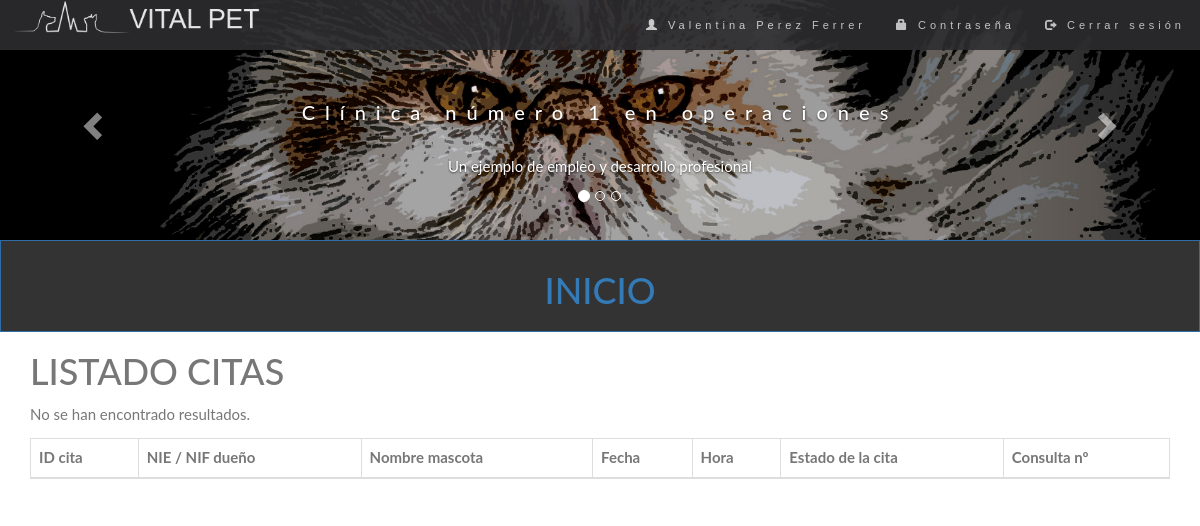
The app's page /VISTA/COMUN/vistaGestionCitas.php (signed in), older data.
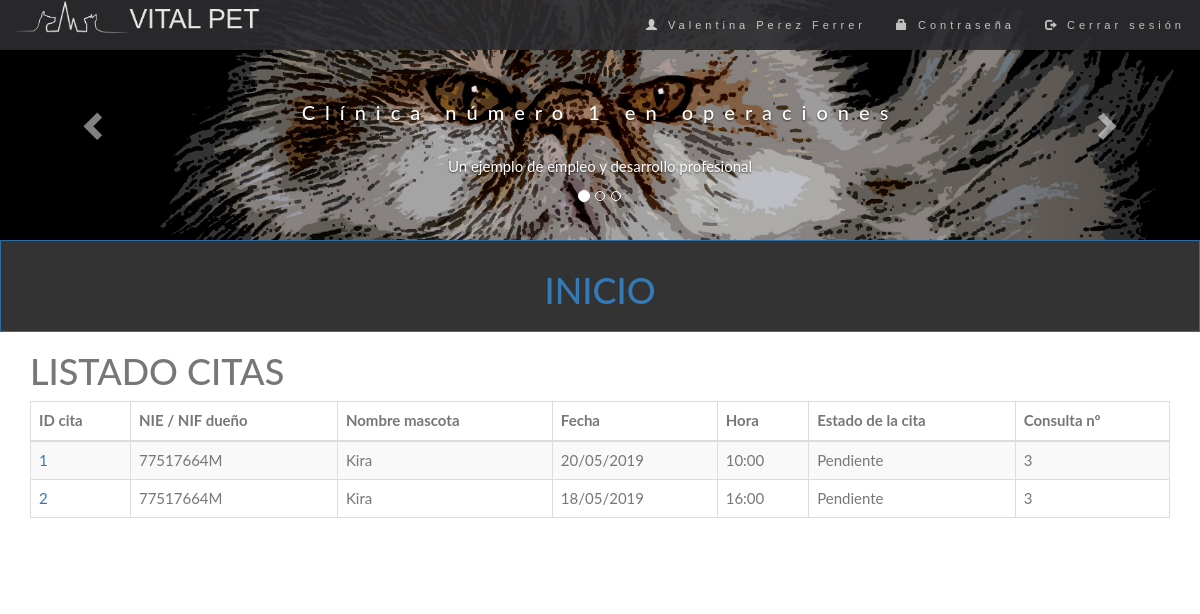
The same page, newer data.
### tables this page shows
CREATE TABLE `citas` (
  `id_cita` int(11) NOT NULL,
  `fecha_cita` date NOT NULL,
  `hora_cita` varchar(10) NOT NULL,
  `estado_cita` varchar(50) NOT NULL,
  `num_consulta` int(11) NOT NULL,
  `id_mascota` int(11) NOT NULL,
  `id_cliente` int(11) NOT NULL,
  `id_veterinario` int(11) NOT NULL
);

CREATE TABLE `usuarios` (
  `id_usuario` int(11) NOT NULL,
  `nombre_usuario` varchar(100) NOT NULL,
  `apellidos_usuario` varchar(100) NOT NULL,
  `dni_usuario` varchar(9) NOT NULL,
  `telefono_usuario` int(11) NOT NULL,
  `correo_usuario` varchar(100) NOT NULL,
  `fecna_usuario` date NOT NULL,
  `direccion_usuario` varchar(500) NOT NULL,
  `rol_usuario` varchar(20) NOT NULL,
  `pass_usuario` varchar(2000) NOT NULL
);

CREATE TABLE `mascotas` (
  `id_mascota` int(11) NOT NULL,
  `id_cliente` int(11) NOT NULL,
  `nombre_mascota` varchar(50) NOT NULL,
  `tipo_mascota` varchar(50) NOT NULL,
  `raza_mascota` varchar(50) NOT NULL,
  `sexo_mascota` varchar(50) NOT NULL,
  `fecna_mascota` date DEFAULT NULL,
  `peso_mascota` float NOT NULL
);

### BBDD/model.php (called while the page is built, shortened)
<?php
    class Model {
        private $conexion;
        function __construct ($host, $user, $pass, $nombreBase){
            $this->conexion = new mysqli($host, $user, $pass);
                $this->conexion->set_charset("utf8");
        }
        public function ejecutarConsulta($consulta){
            $resultado = null;
            if(isset($this->conexion)){
                $resultado = $this->conexion->stmt_init();
                $resultado->prepare($consulta);
                $resultado->execute();
            }
            return $resultado;
        }
        public function devolverConsultaArray($consulta){
            $resultadoConsulta = $this->ejecutarConsulta($consulta);
            $total = null;
                if($resultadoConsulta){
                    $resultado = $resultadoConsulta->get_result();
                }
                if($resultado){
                    $fila = $resultado->fetch_array();
                    while ($fila != null){
                        $total[] = $fila;
                        $fila = $resultado->fetch_array();
                    }
                }
                return $total;
        }
        public function visualizarCitasCliente($id){
            $consulta = "SELECT U.dni_usuario, C.id_cita, C.fecha_cita, C.hora_cita, C.estado_cita, C.num_consulta, M.id_mascota, M.nombre_mascota, C.id_cliente, C.id_veterinario
            FROM citas C
            JOIN usuarios U ON C.id_cliente = U.id_usuario
            JOIN mascotas M ON C.id_mascota = M.id_mascota
            WHERE estado_cita LIKE 'Pendiente' AND C.id_cliente = $id ";
            $resultado = $this->devolverConsultaArray($consulta);
            return $resultado;
        }
        public function visualizarCitasClientePaginacion($id, $inicio, $tamano_pagina){
            $consulta = "SELECT U.dni_usuario, C.id_cita, C.fecha_cita, C.hora_cita, C.estado_cita, C.num_consulta, M.id_mascota, M.nombre_mascota, C.id_cliente, C.id_veterinario
            FROM citas C
            JOIN usuarios U ON C.id_cliente = U.id_usuario
            JOIN mascotas M ON C.id_mascota = M.id_mascota
            WHERE estado_cita LIKE 'Pendiente' AND C.id_cliente = $id LIMIT ".$inicio."," . $tamano_pagina;
            $resultado = $this->devolverConsultaArray($consulta);
            return $resultado;
        }
    }
?>

### VISTA/COMUN/vistaGestionCitas.php (the view, shortened to what the changed rows need)
<?php
    if (isset($_GET["fecha"]) && isset($_GET["dni"]) && isset($_GET["estado"])) {
        $fecha = $_GET["fecha"];
        $dni = $_GET["dni"];
        $estado = $_GET["estado"];
    } else {
        $fecha = "";
        $dni = "";
        $estado = "";
    }
?>
<!DOCTYPE html>
<html lang="es">
  <head>
      <link rel="stylesheet" href="https://maxcdn.bootstrapcdn.com/bootstrap/3.4.0/css/bootstrap.min.css">
      <link href="//netdna.bootstrapcdn.com/bootstrap/3.2.0/css/bootstrap.min.css" rel="stylesheet" id="bootstrap-css">
      <link href="//maxcdn.bootstrapcdn.com/font-awesome/4.2.0/css/font-awesome.min.css" rel="stylesheet">
        <?php
          if ($_SESSION['rol'] == 'Cliente') {
              echo"<link rel='stylesheet' type='text/css' href='../../CSS/estiloClienteIndex.css'>";
          }else{
            echo'<link rel="stylesheet" type="text/css" href="../../CSS/estilo.css">';
          }
        ?>
  </head>
  <body>
            <?php
              if ($_SESSION['rol'] == 'Cliente') {
                  echo"<button type='button' class='btn btn-primary btn-block'><a href='../CLIENTE/index.php'><h1>INICIO</h1></a></button>";
              } else {
                  echo('<div class="row">
                  <div class="col-12 col-sm-12 col-md-12  col-lg-12">');
                  include "../../INCLUDE/menuPrincipal.inc";
              }
            ?>
      <?php
          if ($_SESSION['rol'] != 'Cliente') {
              echo "<div class='logotipo col-12 col-sm-7 col-md-7 col-lg-7'> <div class='form-group row'>";
          } else {
              echo "<div class='logotipo col-12 col-sm-12 col-md-12 col-lg-12'> <div class='form-group row margen'>";
          }
      ?>
        <div class="col-12 col-sm-12 col-md-12 col-lg-12">
          <h1>LISTADO CITAS</h1>
        </div>
    <div class="col-12 col-sm-12 col-md-12 col-lg-12">
      <table class="table table-bordered table-striped">
        <thead>
          <tr>
            <th>ID cita</th>
            <th>NIE / NIF dueño</th>
            <th>Nombre mascota</th>
            <th>Fecha</th>
            <th>Hora</th>
            <th>Estado de la cita</th>
            <th>Consulta nº</th>
          </tr>
        </thead>
        <tbody id="myTable">
        <?php
            require_once '../../BBDD/model.php';
            $conexion = new Model(Config::$host, Config::$user, Config::$pass, Config::$nombreBase);
            if ($_SESSION['rol'] == 'Veterinario') {
                $resultado = $conexion->visualizarCitasVeterinarioFiltrado($_SESSION['id_usuario'], $fecha, $dni, $estado);
            } elseif ($_SESSION['rol'] == 'Cliente') {
                $resultado = $conexion->visualizarCitasCliente($_SESSION['id_usuario']);
            } else {
                $resultado = $conexion->visualizarCitasFiltrado($fecha, $dni, $estado);
            }
            if (!empty($resultado)) {
                $tamano_pagina = 5;
                $pagina = false;
                if (!$pagina) {
                    $inicio = 0;
                } else {
                    $inicio = ($pagina - 1) * $tamano_pagina;
                }
                if ($_SESSION['rol'] == 'Veterinario') {
                    $resultadoPaginacion = $conexion->visualizarCitasVeterinarioFiltradoPaginacion($_SESSION['id_usuario'], $fecha, $dni, $estado, $inicio, $tamano_pagina);
                } elseif ($_SESSION['rol'] == 'Cliente') {
                    $resultadoPaginacion = $conexion->visualizarCitasClientePaginacion($_SESSION['id_usuario'], $inicio, $tamano_pagina);
                } else {
                    $resultadoPaginacion = $conexion->visualizarCitasFiltradoPaginacion($fecha, $dni, $estado, $inicio, $tamano_pagina);
                }
                foreach ($resultadoPaginacion as $citas) {
                    echo(" <tr>
                    <td><a href='vistaDetalleCitas.php?id=".$citas['id_cita']."'>".$citas['id_cita']."</a></td>
                    <td>".$citas['dni_usuario']."</td>
                    <td>".$citas['nombre_mascota']."</td>
                    <td>".date("d/m/Y", strtotime($citas['fecha_cita']))."</td>
                    <td>".$citas['hora_cita']."</td>
                    <td>".$citas['estado_cita']."</td>
                    <td>".$citas['num_consulta']."</td>");
                    echo("</tr>");
                } ?>
        </tbody>
      </table>
    </div>
    <div class="col-12 col-sm-12 col-md-12 col-lg-12">
    <?php
            } else {
                echo("<p>No se han encontrado resultados.</p>");
            }
      ?>
    </div>
    </div>
    </div>
    </body>
  </head>
</html>

Row changes from the older to the newer data that the page shows:
added citas: id_cita "1", usuarios.dni_usuario "77517664M", id_mascota.nombre_mascota "Kira", fecha_cita "20/05/2019", hora_cita "10:00", estado_cita "Pendiente", num_consulta "3"
added citas: id_cita "2", usuarios.dni_usuario "77517664M", id_mascota.nombre_mascota "Kira", fecha_cita "18/05/2019", hora_cita "16:00", estado_cita "Pendiente", num_consulta "3"
Text that changed along with them:
text no longer shown: "No se han encontrado resultados."
